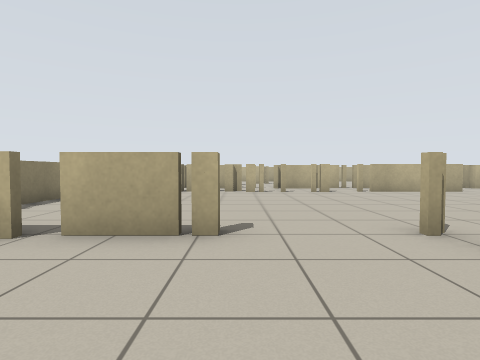
view 1 (above)

24 first-person views from a walk through a robot-simulator world made for Stage. The camera is 0.79 m above the floor, tilts 2° down and sees 80° across. The lines on the ground mark 1 m squares. The floor is counted in squares, 1 m on a side. Each view is taken from the middle of a square. On the plan, view 1 faces up. The plan holds only what a view shows up to about 10 squares ahead; the rest is blank. The robots in the file are not drawn.

view 2
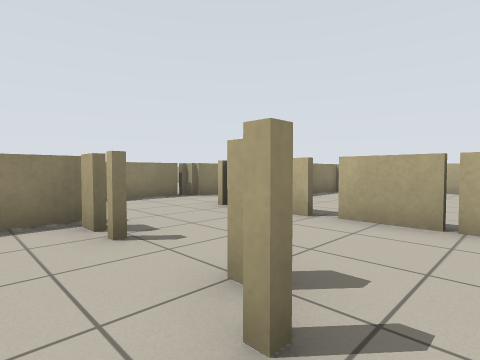

view 3
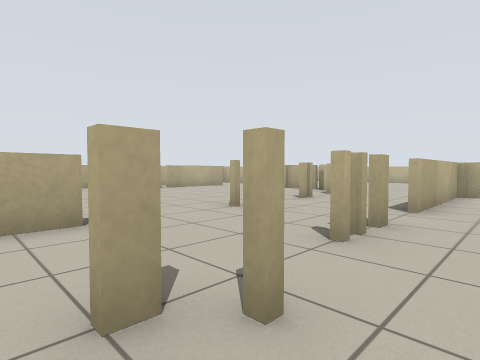

view 4
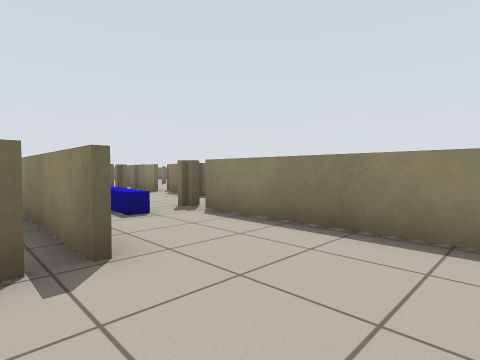

view 5
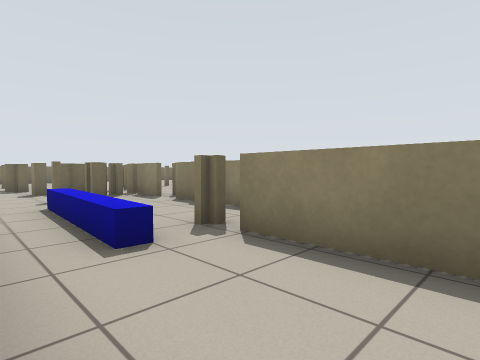

view 6
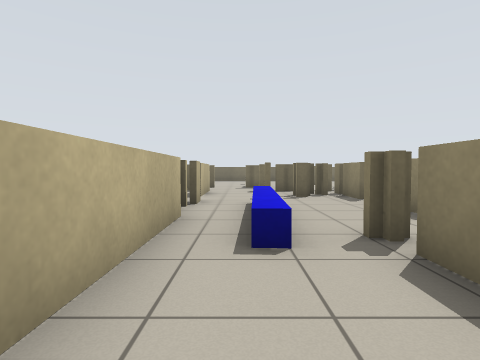

view 7
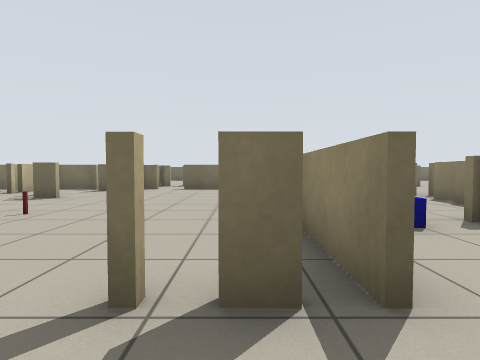

view 8
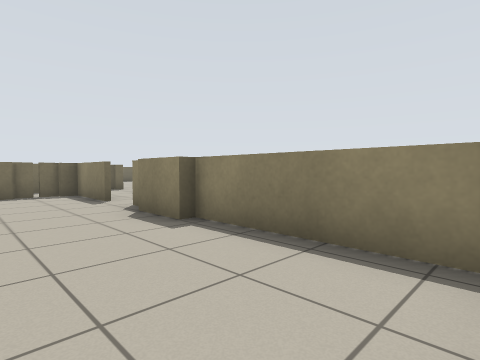

view 9
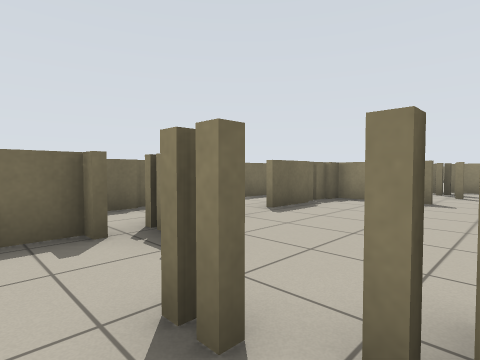

view 10
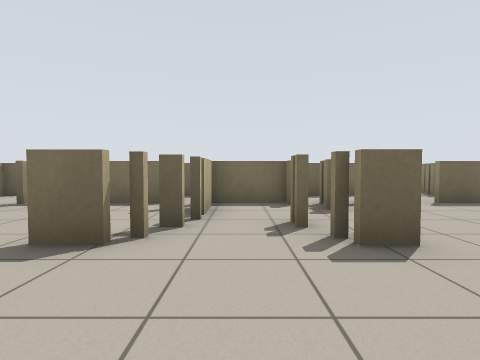

view 11
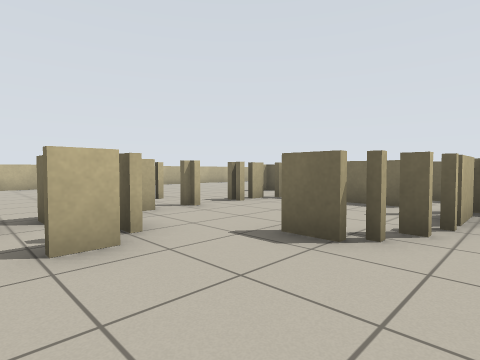

view 12
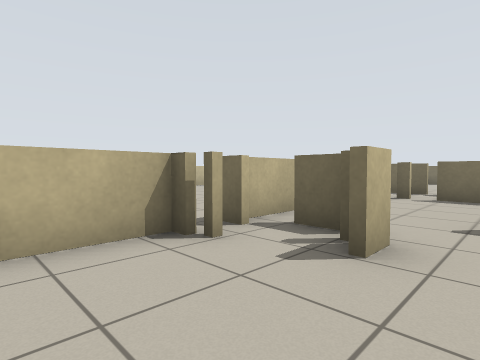

view 13
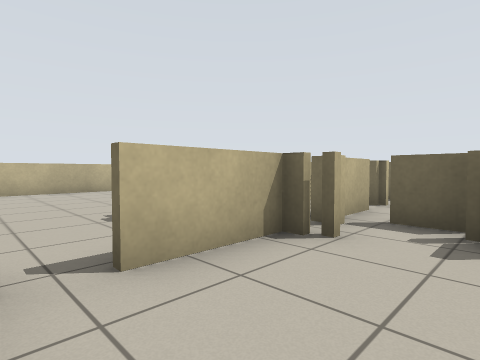

view 14
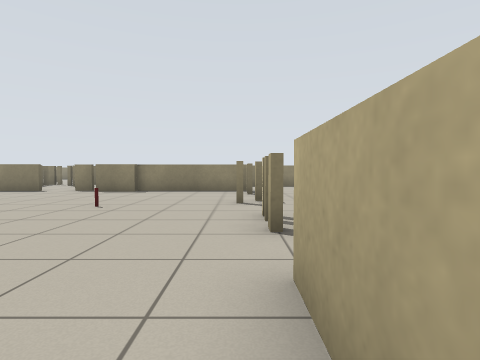

view 15
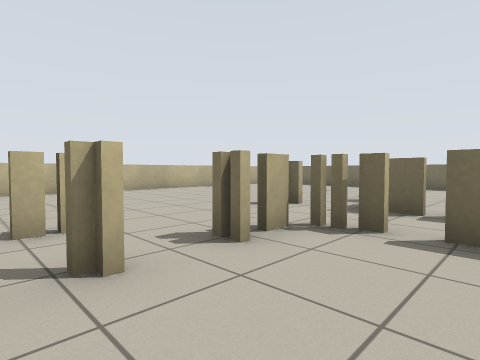

view 16
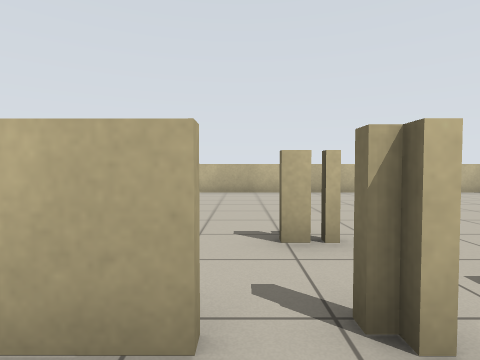

view 17
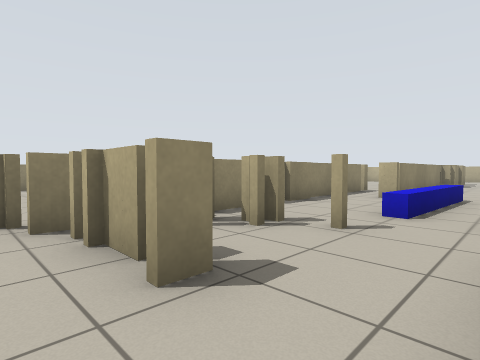

view 18
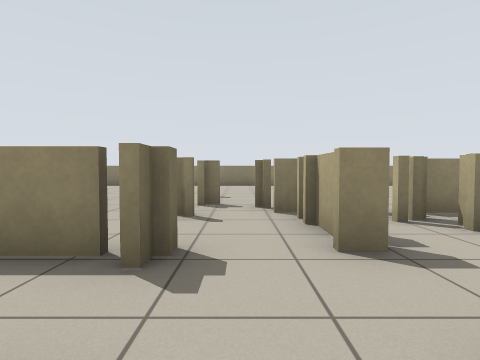

view 19
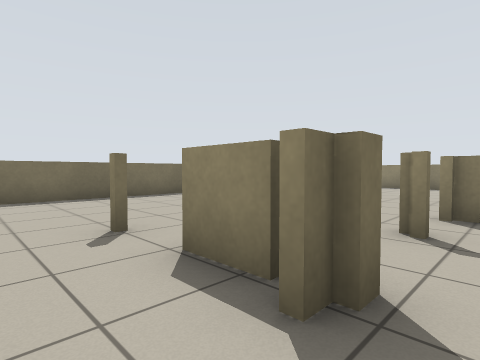

view 20
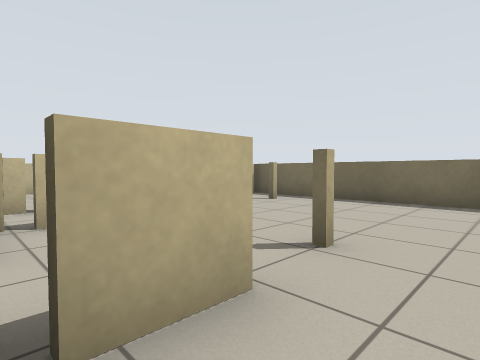

view 21
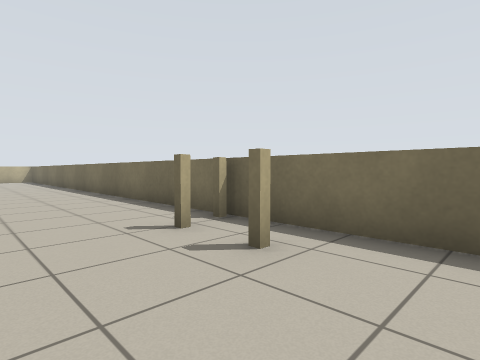

view 22
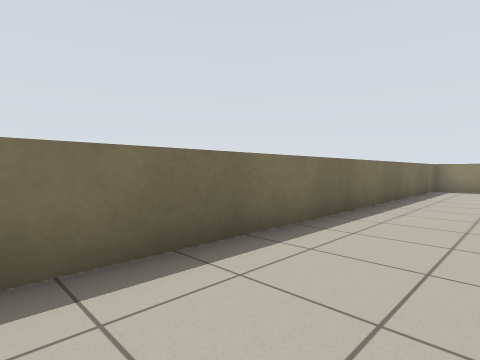

view 23
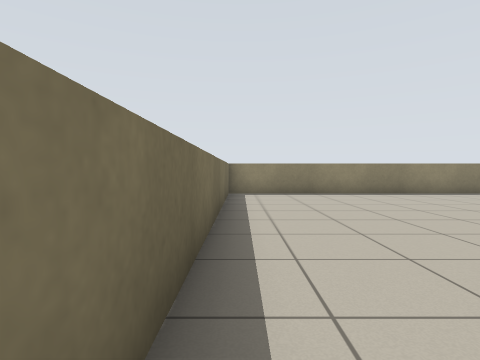

view 24
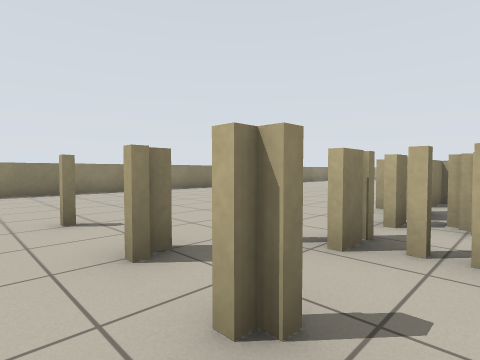

### Floor plan
Key: @ floor where view 1 was taken; # wall or solid block; x gap in a wall; . floor; B blue box; O other object.
Columns run from 19 left of view 1 to 17 right of it. Each row starts with its distance up from view 1.
 10                     .. ....
  9                  ..........
  8               #  ..........
  7               #.  ........
  6                .. .......
  5             #  .. ........
  4            ##.###x#.....#.#
  3            #..............
  2            #................
  1            #........##.#####
  0            #..#x..#@.......#...
 -1           ##..#............x........#
 -2           ##.B#............# .......#
 -3           #..B#....O.......#    ....#
 -4           #..B#..........#.#........#
 -5           #..B#...........##........#
 -6        .  x..B#......#.##..x........#
 -7    ..  ..##.#........#.#...x.#......#
 -8    ...  ..##..#........#...x........#
 -9 #...... ..x...#.....#..#...#........#
-10 #........####.####. ######x#....... #
-11 #....................     .........
-12 #.....#...#.#xx######     x#.......
-13 #...........#...#.#..       ....
-14 #........  ....              ..
-15 #.......   .#..
-16 #.......   .........
-17 #...........................
-18 #...............#...........
-19 #.........................
-20 ##########################

Where each view was taken, in squares from view 1:
view 1: 0 up, 0 right, facing up
view 2: 1 down, 0 right, facing up-left
view 3: 1 down, 2 left, facing up-right
view 4: 3 up, 4 left, facing down-left
view 5: 1 up, 5 left, facing down-left
view 6: 1 up, 6 left, facing down
view 7: 2 up, 4 left, facing down
view 8: 0 up, 2 left, facing down-left
view 9: 6 down, 3 right, facing down-left
view 10: 3 down, 3 right, facing down
view 11: 3 down, 3 right, facing down-right
view 12: 1 down, 5 right, facing down-right
view 13: 0 up, 6 right, facing down-right
view 14: 0 up, 6 right, facing left
view 15: 6 down, 6 right, facing down-right
view 16: 6 down, 7 right, facing right
view 17: 11 down, 5 left, facing up-left
view 18: 11 down, 4 left, facing left
view 19: 11 down, 5 left, facing down-left
view 20: 12 down, 8 left, facing down-right
view 21: 16 down, 5 left, facing down-right
view 22: 17 down, 6 left, facing down-left
view 23: 19 down, 9 left, facing left
view 24: 13 down, 8 left, facing up-left
